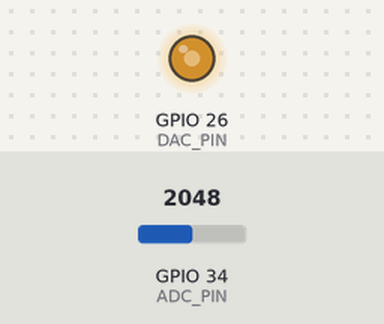
Bench run of a sketch on a simulated ESP32. Shown: output pins drawn as LEDs (lit = HIGH). The inputs (shaded band) are chosen by the test bench; at power-on: GPIO 34 (ADC_PIN) = 2048.

Above: at 1.2 s.
1.3 s: GPIO 34 (ADC_PIN) set to 2866
At 2.2 s:
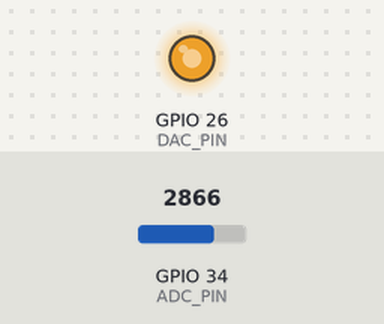
2.8 s: GPIO 34 (ADC_PIN) set to 1228
At 3.4 s:
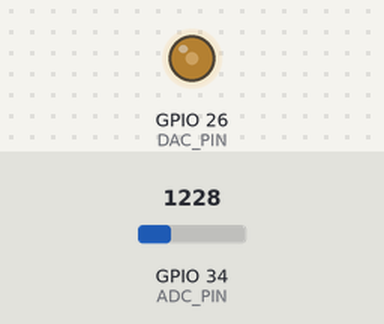
4.3 s: GPIO 34 (ADC_PIN) set to 491
At 5.5 s:
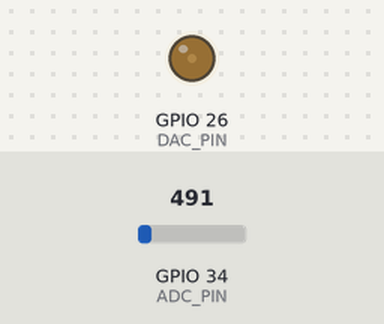
5.8 s: GPIO 34 (ADC_PIN) set to 0
At 6.7 s:
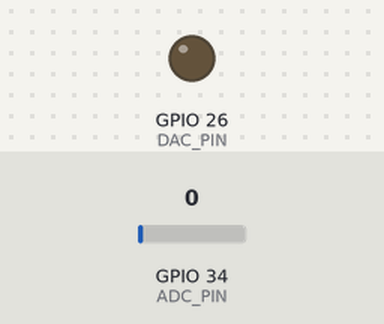
Timing chart, 0 to 8.3 s (numbered marks = the images above; inputs shaded):
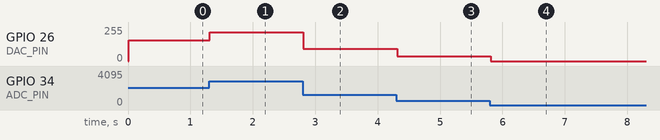

The sketch:

FIR.ino
```cpp
 /*  FIR
  Coeficientes:
  -0.018161596335410146
  -0.022750945545202503
  0.026960154865719534
  0.14940224353886064
  0.290005928547412
  0.35294963112469024
  0.290005928547412
  0.14940224353886064
  0.026960154865719534
  -0.022750945545202503
  -0.018161596335410146
*/
#define DAC_PIN 26
#define ADC_PIN 34
float x[]={0,0,0,0,0,0,0,0,0,0,0};
float y[]={0,0,0,0,0,0,0,0,0,0,0};

void setup() {
  Serial.begin(115200);
}

void loop() {
  x[0] = (float) analogRead(ADC_PIN)*3.3/4096;

  y[0]=-0.018161596335410146*x[0]-0.022750945545202503*x[1]+0.026960154865719534*x[2]+0.14940224353886064*x[3]+0.290005928547412*x[4]+0.35294963112469024*x[5]+0.290005928547412*x[6]+0.14940224353886064*x[7]+0.026960154865719534*x[8]-0.022750945545202503*x[9]-0.018161596335410146*x[10];
  float dacVoltage = (float)(y[0]*256/3.3);
  dacWrite(DAC_PIN,dacVoltage);
  for(int i = 10; i > 0; i--) {
    x[i] = x[i-1];
    y[i] = y[i-1];
  }
  delay(1);
}
```

Measured:
- after the input at 1.3 s, GPIO 26 (DAC_PIN): 154/255 → 215/255 at once
- after the input at 2.8 s, GPIO 26 (DAC_PIN): 215/255 → 92/255 at once
- after the input at 4.3 s, GPIO 26 (DAC_PIN): 92/255 → 36/255 at once
- after the input at 5.8 s, GPIO 26 (DAC_PIN): 36/255 → 0/255 at once
